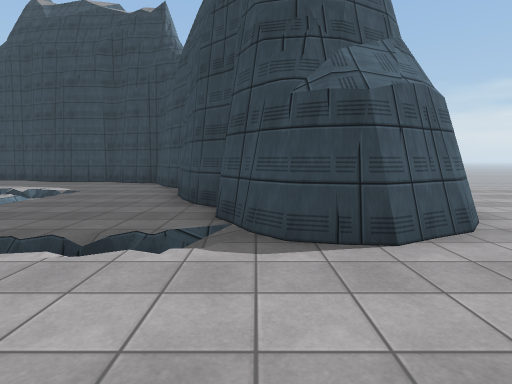
View 1 (above)

24 first-person views from a walk through a scene from a Unity 3-D project. The camera is 1.4 m above the floor, tilts 6° down and sees 80° across. The floor is counted in squares, 1.8 m on a side. Each view is taken from the middle of a square. On the plan, view 1 faces up. The plan holds only what a view shows up to about 11 squares ahead; the rest is blank. The place goes on beyond the plan. The player character is not drawn. Surface patterns are stand-ins for the level's own textures.

View 2
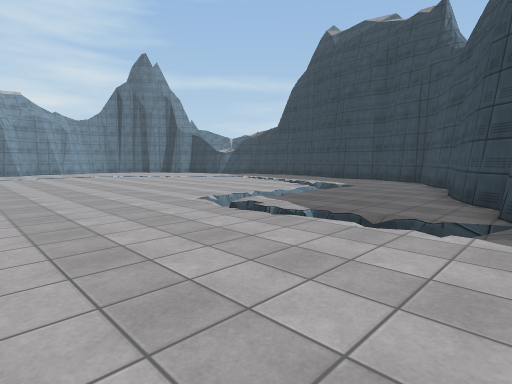

View 3
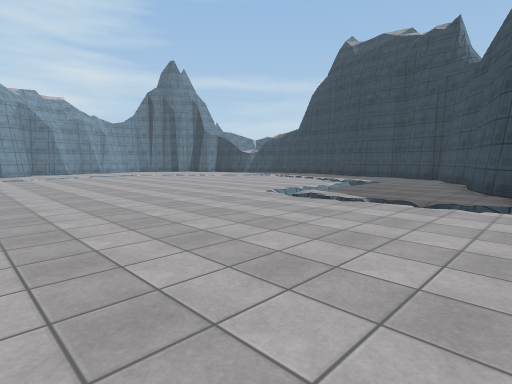

View 4
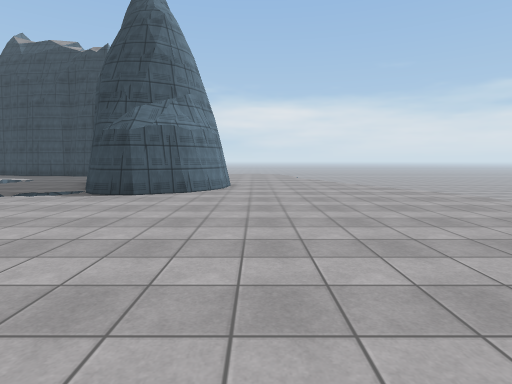

View 5
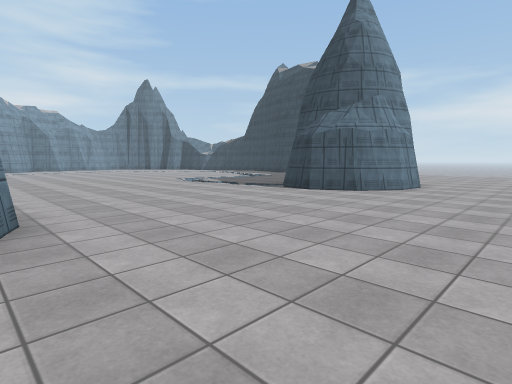

View 6
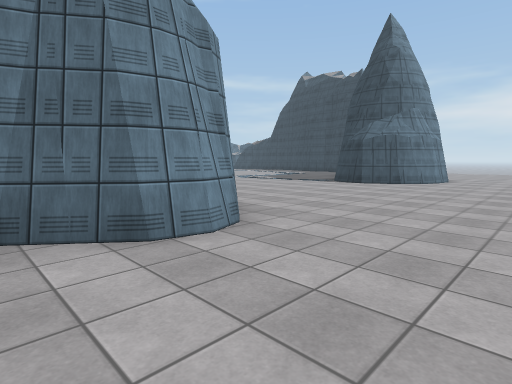

View 7
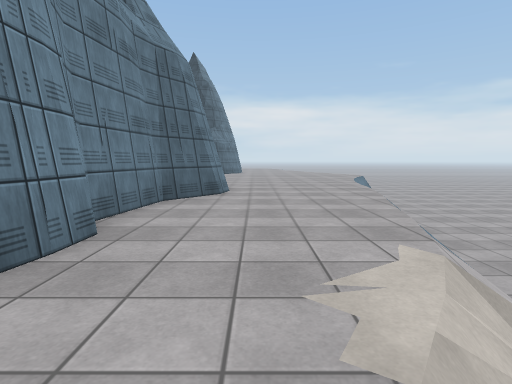

View 8
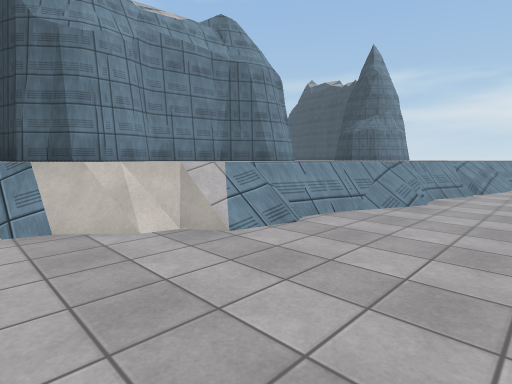

View 9
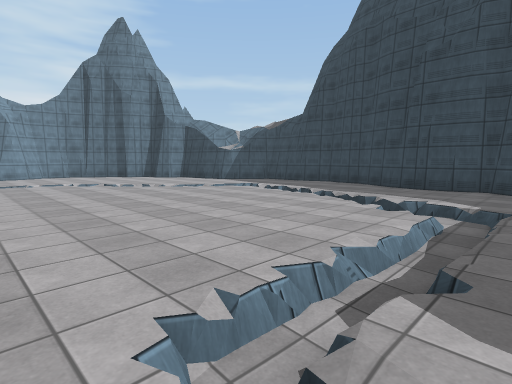

View 10
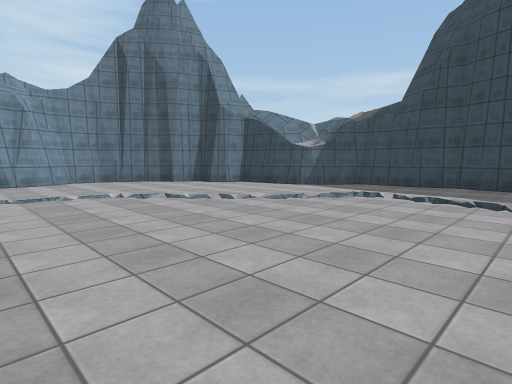

View 11
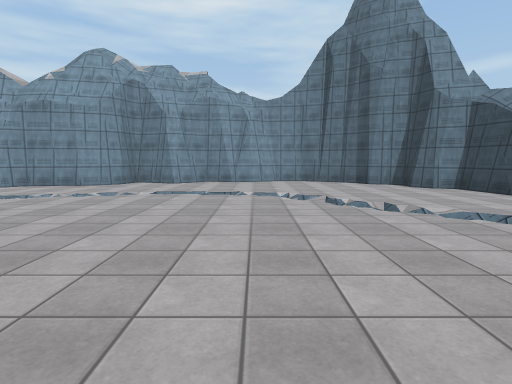

View 12
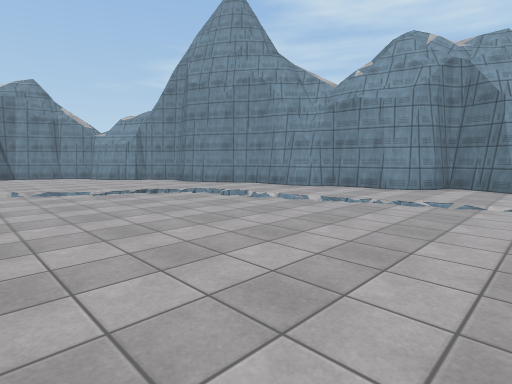

View 13
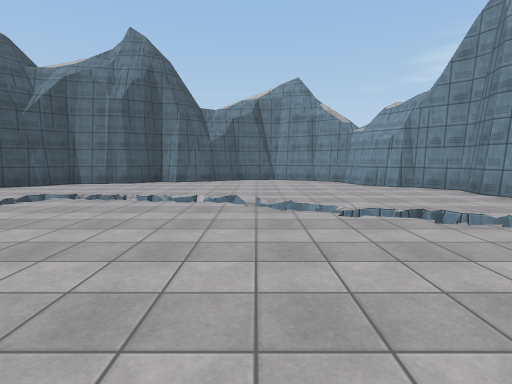

View 14
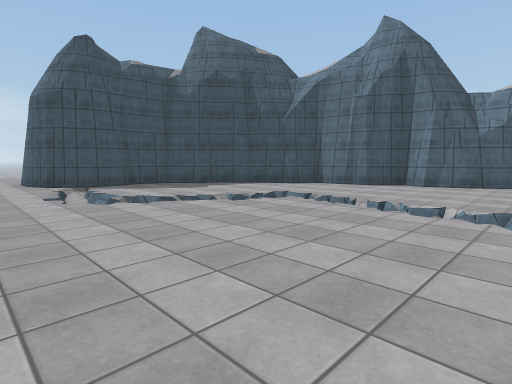

View 15
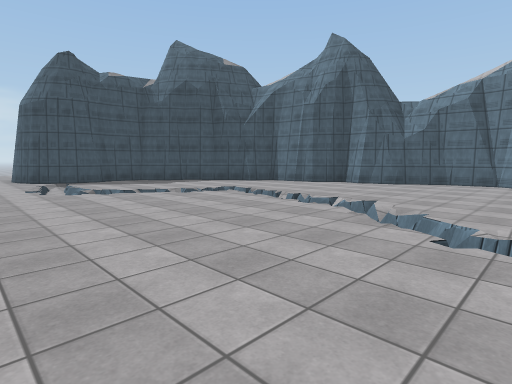

View 16
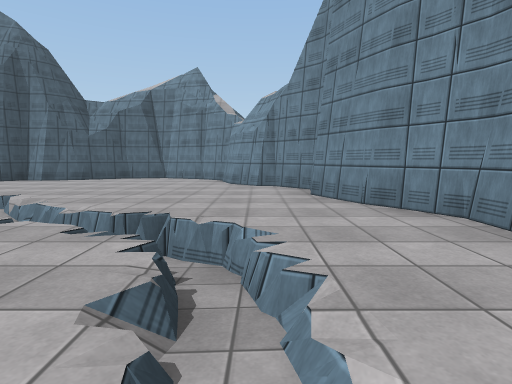

View 17
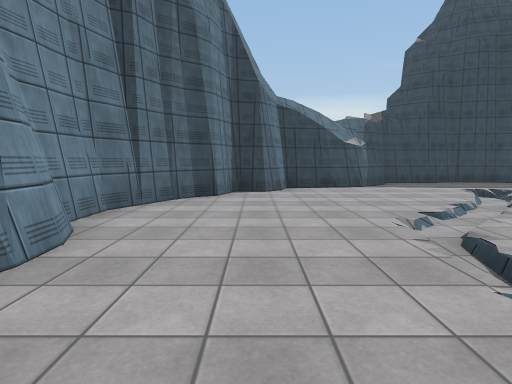

View 18
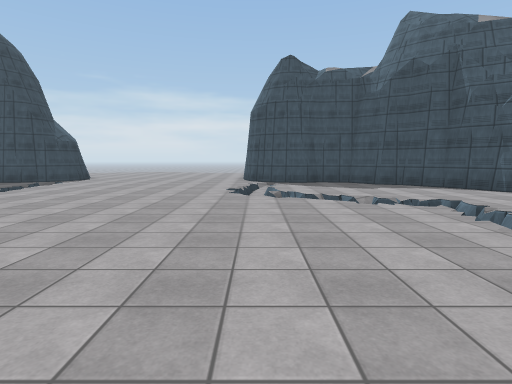

View 19
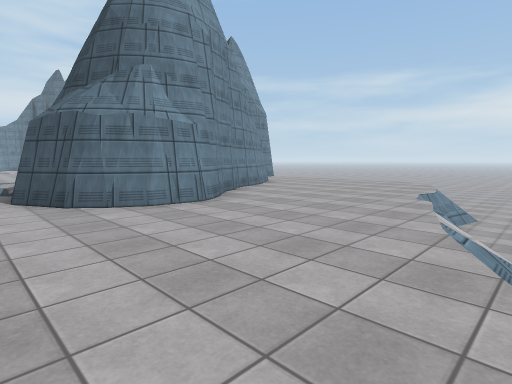

View 20
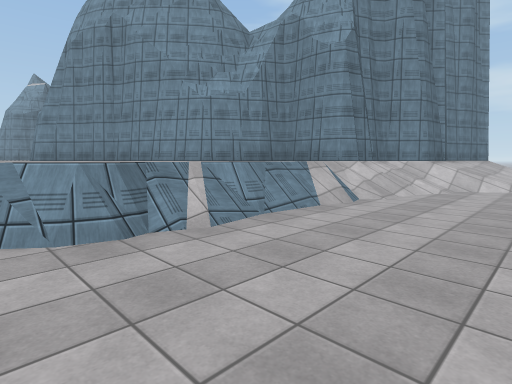

View 21
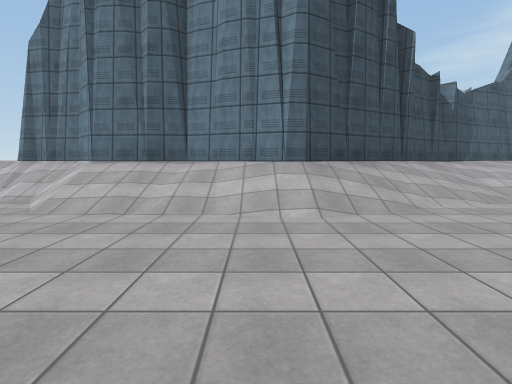

View 22
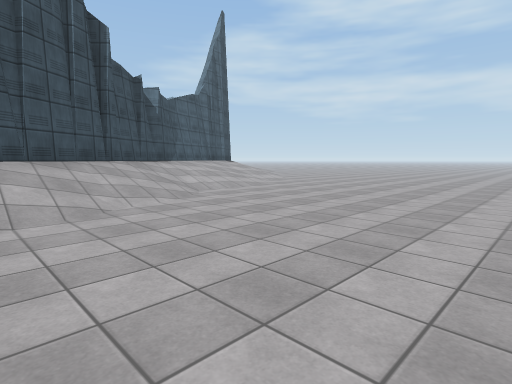

View 23
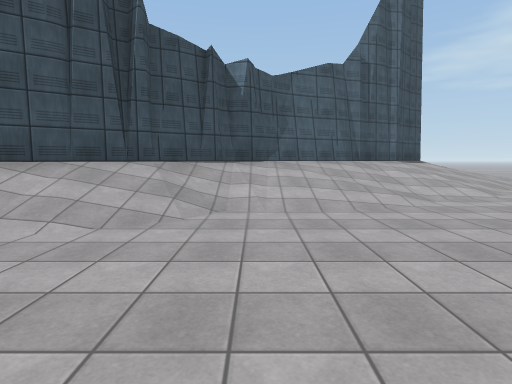

View 24
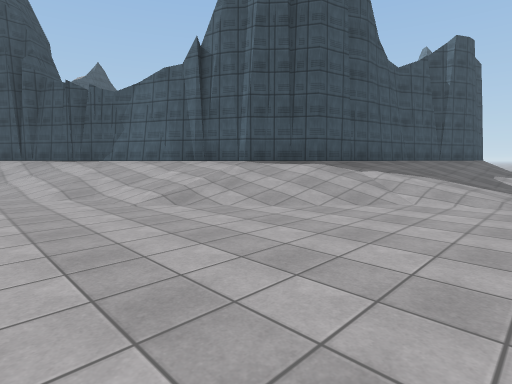

### Floor plan
Key: @ floor where view 1 was taken; # wall or solid block; . main floor; - floor 0.25 m lower than the main floor; _ floor 0.5 m lower than the main floor; < floor 1.25 m lower than the main floor; / step, stairs or slope; = window, fence, low wall or low ledge; ^ raised ledge.
Columns run from 24 left of view 1 to 9 right of it. Each row starts with its distance up from view 1.
 21          <<<<<<<<
 20   <<<<<<<<<<<<<<<<
 19   <<<<<<<<<<<<<<<<<
 18    <<<<<<<<<<<<<<<<<
 17     <<<<<<<<<<</<<<<<  <<<<<<<
 16      <<<<<<<<////////<<<<<<<<<
 15 <<<<<<<<<<<////##/////<<<<<<<<<<
 14 <<<<<<<</////##  ####///////=<<<
 13 <<<<<<//////#^      ^##...///=<<
 12 <<<<</////#####^^     #  .....=<
 11 <<<<////####....####^ ^#....../<
 10 <<<////####..........#  #.....=<
  9 <////###...../.=......^  #....//
  8  ////^#.....//.=-_//..#  #...../<
  7  ///##.....//.....-/..#   #....//
  6  ///##....//......._...#  ^#...//
  5  ///#....//........_...#^  #..../
  4  ///^#.../........._....# ^#....=
  3  //# #..._........._/.-_###......
  2  //# #...-........../............=
  1      ^..._.......................
  0      ^.../..............@.......
 -1       ^////.....................=<
 -2        #../...................../<
 -3        #../....................//<
 -4        #..//........=__-###....=<<
 -5        ^.../=/.....//...#  #...=<<
 -6        ^#...#=/..../....# ^#.../<<
 -7         ^.....//////....# #...//<<
 -8          #........//...#  #...=<<<
 -9          #............#^  #.../<<<
-10          ^#..........#^   #../=<<<
-11           ^#.......##      ..=<<<<
-12            #....##^         //<<<<
-13            #####^

Positions as (right, up) in squares from view 1, and headings:
1: (0, 0), facing up
2: (0, -1), facing up-left
3: (0, -3), facing up-left
4: (4, -4), facing up
5: (6, -4), facing up-left
6: (6, -7), facing up-left
7: (4, -12), facing up
8: (9, -12), facing up-left
9: (-4, 2), facing up-left
10: (-8, 2), facing up-left
11: (-8, 4), facing left
12: (-9, 2), facing down-left
13: (-10, -1), facing down
14: (-10, -2), facing down-right
15: (-12, -2), facing down-right
16: (-14, -2), facing down
17: (-17, 1), facing up
18: (-11, -4), facing right
19: (8, 2), facing up-left
20: (5, 17), facing down-left
21: (-8, 21), facing down
22: (-9, 21), facing down-left
23: (-14, 19), facing down
24: (-24, 15), facing down-right
